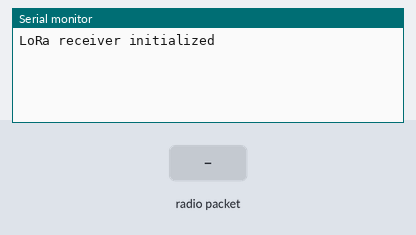
The sketch below on a simulated Arduino Uno, built with avr-gcc and run on an emulated ATmega328P. Shown: the last lines printed to the serial monitor. The test bench sets the inputs (shaded band). No radio packets arrive unless stated.

Above: at 1.3 s.
1.4 s: radio packet "1" arrives
At 2.6 s:
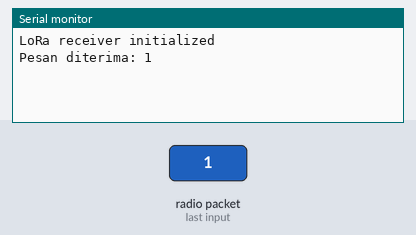
2.9 s: radio packet "0" arrives
At 3.7 s:
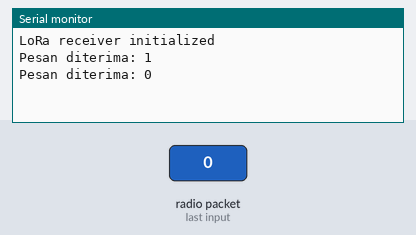
4.4 s: radio packet "2" arrives
At 4.9 s:
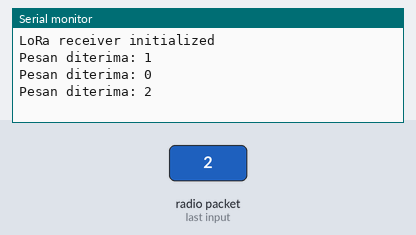

The sketch:

rx_lora.ino
```cpp
#include <SPI.h>
#include <RH_RF95.h>

// Define pin connections
#define RFM95_CS 10
#define RFM95_RST 9
#define RFM95_INT 2

#define RF95_FREQ 433.0

RH_RF95 rf95(RFM95_CS, RFM95_INT);

void setup() {
  Serial.begin(9600);
  delay(100);

  // Reset LoRa module
  pinMode(RFM95_RST, OUTPUT);
  digitalWrite(RFM95_RST, HIGH);
  delay(10);
  digitalWrite(RFM95_RST, LOW);
  delay(10);
  digitalWrite(RFM95_RST, HIGH);
  delay(10);

  if (!rf95.init()) {
    Serial.println("LoRa init failed");
    while (1);
  }

  if (!rf95.setFrequency(RF95_FREQ)) {
    Serial.println("Set frequency failed");
    while (1);
  }

  Serial.println("LoRa receiver initialized");
}

void loop() {
  if (rf95.available()) {
    uint8_t buf[RH_RF95_MAX_MESSAGE_LEN];
    uint8_t len = sizeof(buf);

    if (rf95.recv(buf, &len)) {
      Serial.print("Pesan diterima: ");
      Serial.println((char*)buf);
    } else {
      Serial.println("Receive failed");
    }
  }
}
```

Measured:
- after the input at 1.4 s, the serial monitor: prints a new line at once (image 1)
- after the input at 2.9 s, the serial monitor: prints a new line at once (image 2)
- after the input at 4.4 s, the serial monitor: prints a new line at once (image 3)
